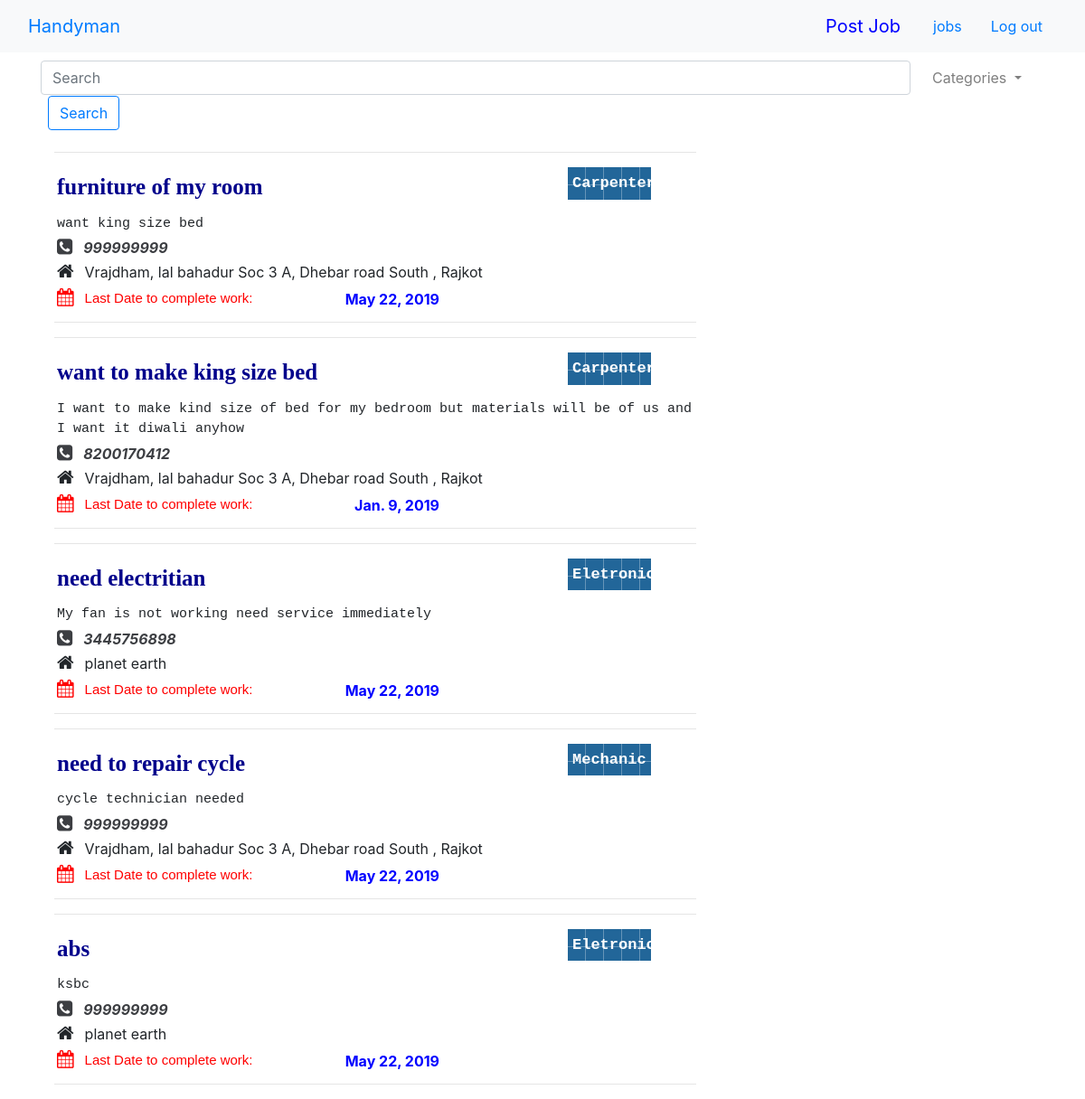
The app's page / (signed in) with its own data.
### post/models.py (models this page shows)
class job_info(models.Model):
    job_title = models.CharField(max_length=100)
    type = models.CharField(max_length=25)
    description = models.CharField(max_length=1500)
    add = models.CharField(max_length=1000)
    last_date = models.DateField()
    mobileno = models.IntegerField(default=999999999)

### post/views.py (the view)
# urls.py: path('',views.index,name="index"),
def index(request):
    records = job_info.objects.all().reverse()
    return render(request,'index.html',{'records':records})

### templates/index.html (shortened to what this page needs)
<!DOCTYPE html>
{% extends "navbar.html" %}
  {% block body_block %}
    {% for rac in records %}
    <div class="col-lg-8">
      <hr>
        <p class="title">{{ rac.job_title }}</p>
        <p class="type">{{ rac.type }}</p>
        <p class="desciption">{{ rac.description }}</p>
        <p class="ph_no"><i class="fa fa-phone-square" style="font-size:20px; margin-right:12px;"></i>{{ rac.mobileno }}</p>
        <p class="add"><i class="fa fa-home" style="font-size:20px; margin-right:12px;"></i>{{ rac.add }}</p>
        <label class="date_label" style="margin-right:5px;"><i class="fa fa-calendar" style="font-size:20px;color:red; margin-right:12px; float:left;"></i>Last Date to complete work:</label>
        <p style="float:right; margin-right:40%; font-weight:bold; color:blue;" class="date">{{ rac.last_date }}</p>
        <br>
      <hr>
    </div>
    {% endfor %}
  {% endblock %}

### templates/index.html (style rules this page uses)
.title { margin: 3px; font-size: 25px; font-family: cursive; font-weight: bold; color: darkblue; float: left; }
.type { background-color:#269; background-image: linear-gradient(white 2px, transparent 2px), linear-gradient(90deg, white 2px, transparent 2px), linear-gradient(rgba(255,255,255,.3) 1px, transparent 1px), linear-gradient(90deg, rgba(255,255,255,.3) 1px, transparent 1px); background-size: 100px 100px, 100px 100px, 20px 20px, 20px 20px; background-position:-2px -2px, -2px -2px, -1px -1px, -1px -1px; color: white; font-size: 17px; font-family:monospace; font-weight: bold; margin-left: 80%; margin-right: 7%; padding: 5px; }
.desciption { margin: 3px; font-family: monospace; font-size: 15px; }
.date_label { float: left; color: red; font-family: sans-serif; margin: 3px; font-size: 15px; }
.date { margin: 3px; }
.ph_no { margin: 3px; color: #3c3e42; font-weight: bold; font-style: oblique; }
.add { margin: 3px; }

### records on screen
job_info: job_title "furniture of my room", type "Carpenter", description "want king size bed", mobileno "999999999", add "Vrajdham, lal bahadur Soc 3 A, Dhebar road South , Rajkot", last_date "May 22, 2019"
job_info: job_title "want to make king size bed", type "Carpenter", description "I want to make kind size of bed for my bedroom but materials will be of us and I want it diwali anyhow", mobileno "8200170412", add "Vrajdham, lal bahadur Soc 3 A, Dhebar road South , Rajkot", last_date "Jan. 9, 2019"
job_info: job_title "need electritian", type "Eletronics", description "My fan is not working need service immediately", mobileno "3445756898", add "planet earth", last_date "May 22, 2019"
job_info: job_title "need to repair cycle", type "Mechanic", description "cycle technician needed", mobileno "999999999", add "Vrajdham, lal bahadur Soc 3 A, Dhebar road South , Rajkot", last_date "May 22, 2019"
job_info: job_title "abs", type "Eletronics", description "ksbc", mobileno "999999999", add "planet earth", last_date "May 22, 2019"
